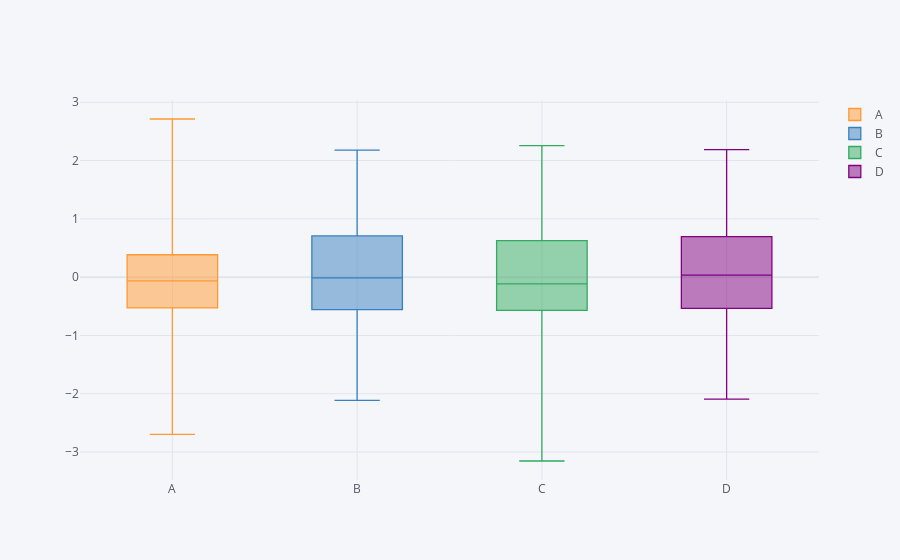

The notebook cell this image was saved under:
### Code cell
## Ex.4 Boxplots 

## We can us df directly -> Boxplots will automatically do the aggregation for the distribution 

df.iplot(kind = 'box')
